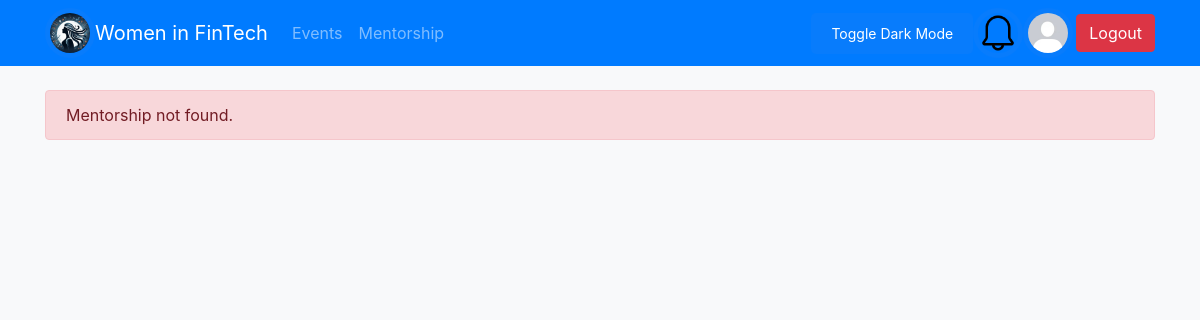
The app's page /view_mentorship.php?mentor_id=5&member_id=2 (signed in), older data.
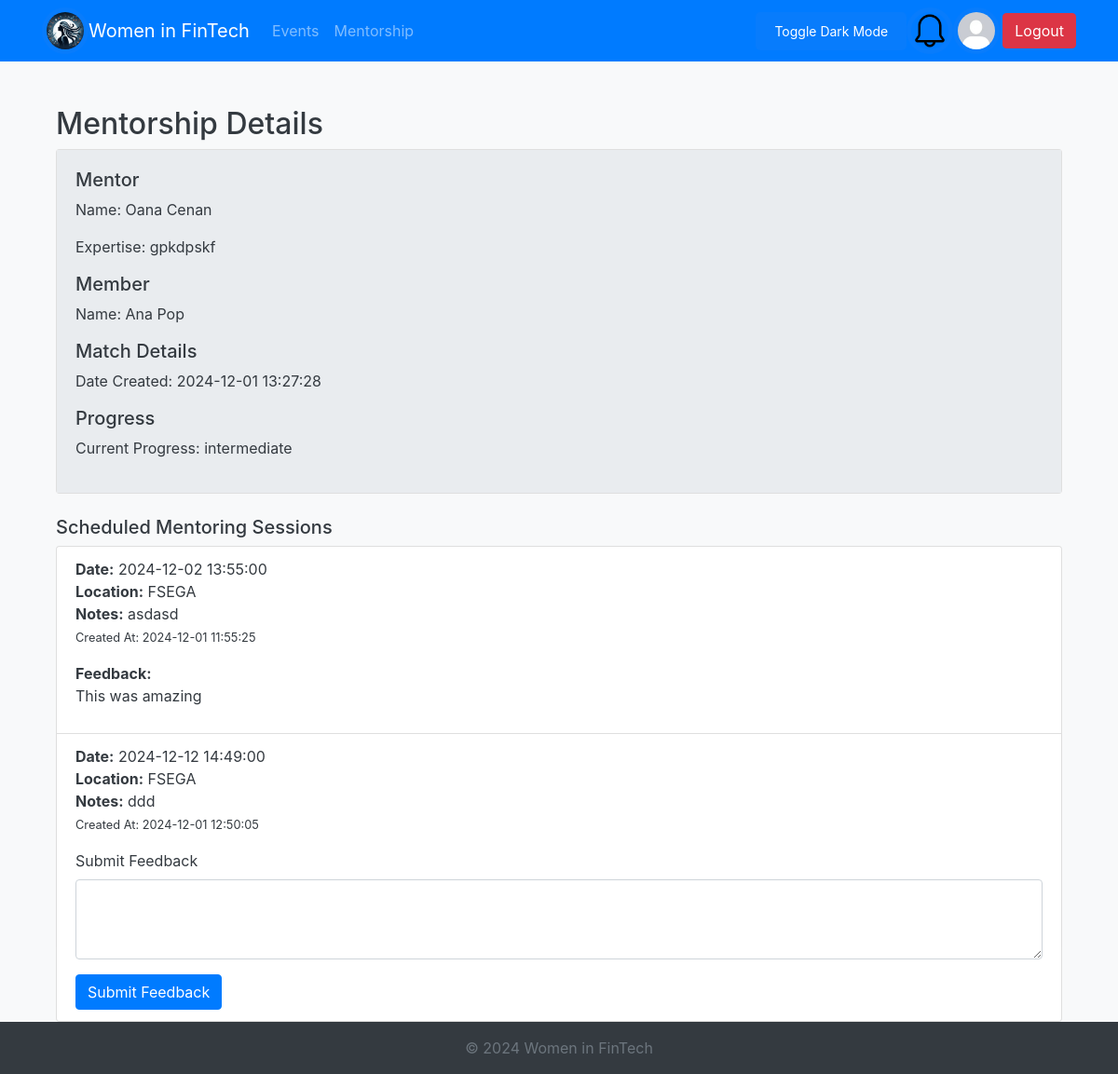
The same page, newer data.
### tables this page shows
CREATE TABLE `members` (
  `id` int(11) NOT NULL,
  `first_name` varchar(50) NOT NULL,
  `last_name` varchar(50) NOT NULL,
  `email` varchar(100) NOT NULL,
  `profession` varchar(100) DEFAULT '-',
  `company` varchar(100) DEFAULT '-',
  `expertise` text DEFAULT NULL,
  `linkedin_profile` varchar(255) DEFAULT NULL,
  `pfp` varchar(500) NOT NULL DEFAULT 'resources/default_profile_pic.jpg',
  `status` enum('admin','member','mentor') DEFAULT 'member',
  `created_at` timestamp NOT NULL DEFAULT current_timestamp(),
  `password` varchar(200) NOT NULL DEFAULT 'parola'
);

CREATE TABLE `mentorship_matches` (
  `id` int(11) NOT NULL,
  `mentor_id` int(11) NOT NULL,
  `member_id` int(11) NOT NULL,
  `created_at` datetime DEFAULT current_timestamp(),
  `progress` enum('beginner','intermediate','advanced','complete') DEFAULT 'beginner'
);

CREATE TABLE `mentorship_sessions` (
  `id` int(11) NOT NULL,
  `mentor_id` int(11) NOT NULL,
  `member_id` int(11) NOT NULL,
  `session_date` datetime NOT NULL,
  `location` varchar(255) DEFAULT NULL,
  `notes` text DEFAULT NULL,
  `created_at` timestamp NOT NULL DEFAULT current_timestamp()
);

CREATE TABLE `feedback` (
  `id` int(11) NOT NULL,
  `session_id` int(11) DEFAULT NULL,
  `feedback` text DEFAULT NULL
);

### view_mentorship.php (the view, shortened to what this page needs)
<?php
include_once "includes/header.php";
$mentor_id = $_GET['mentor_id'] ?? null;
$member_id = $_GET['member_id'] ?? null;
$query = "
    SELECT
        mm.id AS match_id,
        mm.created_at AS match_date,
        mm.progress,
        m1.first_name AS mentor_first, m1.last_name AS mentor_last, m1.expertise,
        m2.first_name AS member_first, m2.last_name AS member_last
    FROM mentorship_matches mm
    JOIN members m1 ON mm.mentor_id = m1.id
    JOIN members m2 ON mm.member_id = m2.id
    WHERE mm.mentor_id = :mentor_id AND mm.member_id = :member_id
";
$stmt = $db->prepare($query);
$stmt->execute([':mentor_id' => $mentor_id, ':member_id' => $member_id]);
$mentorship = $stmt->fetch(PDO::FETCH_ASSOC);
if (!$mentorship) {
    echo "<div class='alert alert-danger'>Mentorship not found.</div>";
    exit;
}
$query_sessions = "
    SELECT id, session_date, location, notes, created_at
    FROM mentorship_sessions
    WHERE mentor_id = :mentor_id AND member_id = :member_id
    AND session_date > NOW()  -- Only show future sessions
    ORDER BY session_date ASC
";
$stmt_sessions = $db->prepare($query_sessions);
$stmt_sessions->execute([':mentor_id' => $mentor_id, ':member_id' => $member_id]);
$sessions = $stmt_sessions->fetchAll(PDO::FETCH_ASSOC);
?>
<div class="container mt-4">
    <h2>Mentorship Details</h2>
    <div class="card mb-4">
        <div class="card-body">
            <h5>Mentor</h5>
            <p>Name: <?php echo htmlspecialchars($mentorship['mentor_first'] . " " . $mentorship['mentor_last']); ?></p>
            <p>Expertise: <?php echo htmlspecialchars($mentorship['expertise']); ?></p>
            <h5>Member</h5>
            <p>Name: <?php echo htmlspecialchars($mentorship['member_first'] . " " . $mentorship['member_last']); ?></p>
            <h5>Match Details</h5>
            <p>Date Created: <?php echo htmlspecialchars($mentorship['match_date']); ?></p>
            <h5>Progress</h5>
            <p>Current Progress: <?php echo htmlspecialchars($mentorship['progress']); ?></p>
        </div>
    </div>
    <h5>Scheduled Mentoring Sessions</h5>
    <?php if ($sessions): ?>
        <ul class="list-group">
            <?php foreach ($sessions as $session): ?>
                <li class="list-group-item">
                    <strong>Date:</strong> <?php echo htmlspecialchars($session['session_date']); ?><br>
                    <strong>Location:</strong> <?php echo htmlspecialchars($session['location']); ?><br>
                    <strong>Notes:</strong> <?php echo htmlspecialchars($session['notes']); ?><br>
                    <small>Created At: <?php echo htmlspecialchars($session['created_at']); ?></small>
                    <?php
                    $query_feedback = "SELECT feedback FROM feedback WHERE session_id = :session_id";
                    $stmt_feedback = $db->prepare($query_feedback);
                    $stmt_feedback->execute([':session_id' => $session['id']]);
                    $feedback = $stmt_feedback->fetch(PDO::FETCH_ASSOC);
                    if ($feedback):
                        ?>
                        <div class="mt-3">
                            <strong>Feedback:</strong>
                            <p><?php echo htmlspecialchars($feedback['feedback']); ?></p>
                        </div>
                    <?php endif; ?>
                    <?php if ($_SESSION['user']['id'] == $member_id && !$feedback): ?>
                        <form method="POST" action="" class="mt-3">
                            <div class="mb-3">
                                <label for="feedback" class="form-label">Submit Feedback</label>
                                <textarea name="feedback" id="feedback" class="form-control" rows="3" required></textarea>
                            </div>
                            <button type="submit" class="btn btn-primary">Submit Feedback</button>
                        </form>
                    <?php endif; ?>
                </li>
            <?php endforeach; ?>
        </ul>
    <?php else: ?>
        <p>No sessions scheduled yet.</p>
    <?php endif; ?>
</div>
<?php include_once "includes/footer.php";  ?>

### includes/header.php (shortened to what this page needs)
<?php
$database = new Database();
$db = $database->getConnection();
if(isset($_SESSION['user'])){
    $userId = $_SESSION['user']['id'];
    $query = "SELECT pfp FROM members WHERE id = :id";
    $stmt = $db->prepare($query);
    $stmt->bindParam(':id', $userId, PDO::PARAM_INT);
    $stmt->execute();
    $user = $stmt->fetch(PDO::FETCH_ASSOC);
$profilePic = $user['pfp'] ?? 'resources/default_profile_pic.jpg';
} else {
    $profilePic = 'resources/default_profile_pic.jpg';
}
?>
<!DOCTYPE html>
<html lang="ro">
<head>
    <link rel="stylesheet"
          href="https://stackpath.bootstrapcdn.com/bootstrap/4.5.2/css/bootstrap.min.css">
    <link rel="stylesheet" href="css/style.css">
</head>
<body class="bg-light">
<nav class="navbar navbar-expand-lg navbar-dark bg-primary">
    <div class="container">
        <img class="logo" src="logo.png" style="width: 50px; height: auto; border-radius: 50%; border: 5px solid #087cfc;">
        <a class="navbar-brand" href="<?php echo isset($_SESSION['user']) ? 'dashboard.php' : 'index.php'; ?>">Women in FinTech</a>
        <div class="collapse navbar-collapse" id="navbarNav">
            <ul class="navbar-nav">
                <?php if (isset($_SESSION['user'])): ?>
                    <li class="nav-item">
                        <a class="nav-link" href="events.php">Events</a>
                    </li>
                    <li class="nav-item">
                        <a class="nav-link" href="mentorship.php">Mentorship</a>
                    </li>
                <?php endif; ?>
            </ul>
        </div>
        <input onclick="darkMode()" id="darkButton" class="btn btn-primary" type="button" value="Toggle Dark Mode">
        <div class="dropdown">
            <img class="pfp dropdown-toggle" id="notificationBell" data-toggle="dropdown" aria-haspopup="true" aria-expanded="false"
                 src="resources/bell.png" style="width: 50px; height: 50px; border-radius: 50%; border: 5px solid #087cfc; cursor: pointer;">
        </div>
        <?php if (isset($_SESSION['user'])): ?>
        <a href="edit_profile.php" style="padding-right: 3px">
            <img class="pfp" src="<?php echo htmlspecialchars($profilePic); ?>" style="width: 50px; height: 50px; border-radius: 50%; border: 5px solid #087cfc;">
        </a>
        <?php endif; ?>
        <div class="ml-auto">
            <?php if (isset($_SESSION['user'])): ?>
                <a href="logout.php" class="btn btn-danger">Logout</a>
            <?php else: ?>
                <a href="login.php" class="btn btn-success">Login</a>
            <?php endif; ?>
    </div>
</nav>
<div class="container mt-4">

### includes/footer.php (shortened to what this page needs)
</div>
<footer class="footer mt-auto py-3 bg-dark" id="fter">
    <div class="container text-center">
        <span class="text-muted">© 2024 Women in FinTech </span>
    </div>
</footer>
</body>
</html>

### css/style.css (style rules this page uses)
body { min-height: 100vh; display: flex; flex-direction: column; }
.footer { margin-top: auto; }
.card-body { background-color: #e9ecef; }
.logo { border-radius: 50%; }
#darkButton { float: right; background-color: #087cfc; color: white; border: none; padding: 10px 20px; border-radius: 5px; cursor: pointer; font-size: 14px; }

Row changes from the older to the newer data that the page shows:
added mentorship_matches: mentor.last_name "Oana Cenan", mentor.expertise "gpkdpskf", member.last_name "Ana Pop", created_at "2024-12-01 13:27:28", progress "intermediate"
added mentorship_sessions: session_date "2024-12-02 13:55:00", location "FSEGA", notes "asdasd", created_at "2024-12-01 11:55:25", feedback.feedback "This was amazing"
added mentorship_sessions: session_date "2024-12-12 14:49:00", location "FSEGA", notes "ddd", created_at "2024-12-01 12:50:05"
Text that changed along with them:
text no longer shown: "Mentorship not found."
text now shown: "Mentorship Details Mentor Name: Expertise: Member Name: Match Details Date Created: Progress Current Progress: Scheduled Mentoring Sessions © 2024 Women in FinTech"
